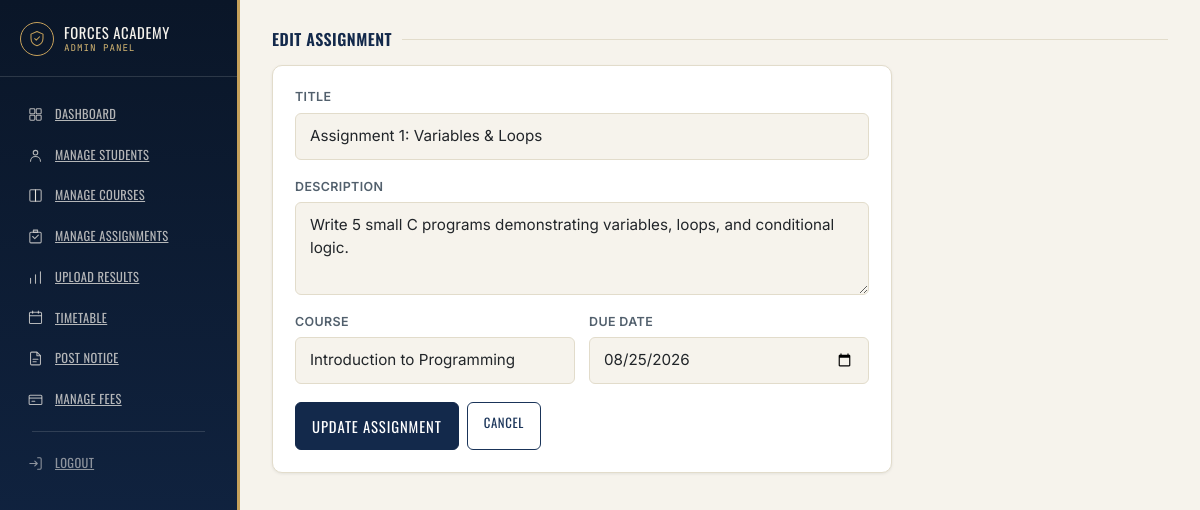
Screenshot of /admin/edit_assignment.php?id=1 (signed in) with the database file from the repository.
### tables this page shows
CREATE TABLE IF NOT EXISTS assignments (
    id INT AUTO_INCREMENT PRIMARY KEY,
    title VARCHAR(200) NOT NULL,
    description TEXT,
    course_id INT NOT NULL,
    due_date DATE,
    created_at TIMESTAMP DEFAULT CURRENT_TIMESTAMP,
    FOREIGN KEY (course_id) REFERENCES courses(id) ON DELETE CASCADE
);

CREATE TABLE IF NOT EXISTS courses (
    id INT AUTO_INCREMENT PRIMARY KEY,
    course_name VARCHAR(150) NOT NULL,
    description TEXT,
    teacher_name VARCHAR(100),
    created_at TIMESTAMP DEFAULT CURRENT_TIMESTAMP
);

### admin/edit_assignment.php (the view, shortened to what this page needs)
<?php
$assignmentId = isset($_GET['id']) ? (int) $_GET['id'] : 0;
$stmt = mysqli_prepare($conn, "SELECT id, title, description, course_id, due_date FROM assignments WHERE id = ?");
mysqli_stmt_bind_param($stmt, "i", $assignmentId);
mysqli_stmt_execute($stmt);
$result = mysqli_stmt_get_result($stmt);
$assignment = mysqli_fetch_assoc($result);
$courses = [];
$result = mysqli_query($conn, "SELECT id, course_name FROM courses ORDER BY course_name ASC");
if ($result) {
    while ($row = mysqli_fetch_assoc($result)) {
        $courses[] = $row;
    }
}
?>
<!DOCTYPE html>
<html lang="en">
<head>
    <link href="https://cdn.jsdelivr.net/npm/bootstrap@5.3.7/dist/css/bootstrap.min.css" rel="stylesheet">
    <link rel="stylesheet" href="../css/style.css">
</head>
<body>
<div class="fa-shell">
    <?php include 'includes/sidebar.php'; ?>
    <main class="fa-main">
        <h3 class="fa-section-title">Edit Assignment</h3>
        <div class="fa-panel" style="max-width: 620px;">
            <form action="actions/save_assignment.php" method="POST">
                <div class="fa-field">
                    <label>Title</label>
                    <input type="text" name="title" class="form-control fa-input"
                           value="<?php echo htmlspecialchars($assignment['title']); ?>" required>
                </div>
                <div class="fa-field">
                    <label>Description</label>
                    <textarea name="description" class="form-control fa-input" rows="3" required><?php echo htmlspecialchars($assignment['description']); ?></textarea>
                </div>
                <div class="fa-row-2">
                    <div class="fa-field">
                        <label>Course</label>
                        <select name="course_id" class="form-control fa-input" required>
                            <?php foreach ($courses as $c): ?>
                                <option value="<?php echo $c['id']; ?>" <?php echo ($c['id'] == $assignment['course_id']) ? 'selected' : ''; ?>>
                                    <?php echo htmlspecialchars($c['course_name']); ?>
                                </option>
                            <?php endforeach; ?>
                        </select>
                    </div>
                    <div class="fa-field">
                        <label>Due Date</label>
                        <input type="date" name="due_date" class="form-control fa-input"
                               value="<?php echo htmlspecialchars($assignment['due_date']); ?>" required>
                    </div>
                </div>
                <div class="d-flex gap-2">
                    <button type="submit" class="btn fa-btn-primary">Update Assignment</button>
                    <a href="assignments.php" class="btn fa-btn-outline">Cancel</a>
                </div>
            </form>
        </div>
    </main>
</div>
</body>
</html>

### css/style.css (style rules this page uses)
:root { --navy-950: #0a1628; --navy-800: #13294b; --navy-700: #1a3459; --navy-600: #1f3f66; --brass-400: #d4b672; --brass-500: #c6a15b; --brass-600: #b08d3e; --parchment-50: #f6f3ec; --parchment-100: #efe9db; --ink-900: #101820; --slate-600: #52606d; --slate-400: #8a97a3; --hairline: #e2dccb; --success-600: #2f6f4e; --success-50: #eaf4ee; --danger-600: #a6303b; --danger-50: #fbeaec; --font-display: 'Oswald', 'Arial Narrow', sans-serif; --font-body: 'Inter', -apple-system, BlinkMacSystemFont, 'Segoe UI', sans-serif; --font-mono: 'JetBrains Mono', 'SFMono-Regular', Consolas, monospace; --radius-sm: 6px; --radius-md: 10px; --radius-lg: 16px; --shadow-card: 0 1px 2px rgba(10, 22, 40, 0.06), 0 12px 32px -12px rgba(10, 22, 40, 0.18); --shadow-soft: 0 1px 3px rgba(10, 22, 40, 0.08); --ease: cubic-bezier(0.2, 0.7, 0.3, 1); }
* { box-sizing: border-box; }
body { font-family: var(--font-body); color: var(--ink-900); background: var(--parchment-50); -webkit-font-smoothing: antialiased; }
h1, h2, h3, h4, .fa-display { font-family: var(--font-display); text-transform: uppercase; letter-spacing: 0.03em; font-weight: 600; }
a { color: var(--navy-700); }
.fa-field label { font-size: 0.78rem; font-weight: 600; letter-spacing: 0.03em; text-transform: uppercase; color: var(--slate-600); margin-bottom: 6px; display: block; }
.fa-field { margin-bottom: 18px; }
.form-control.fa-input { border: 1.5px solid var(--hairline); border-radius: var(--radius-sm); padding: 11px 14px; font-size: 0.95rem; background: var(--parchment-50); transition: border-color 0.15s var(--ease), box-shadow 0.15s var(--ease), background 0.15s var(--ease); }
.fa-row-2 { display: grid; grid-template-columns: 1fr 1fr; gap: 14px; }
.btn.fa-btn-primary { background: var(--navy-800); border: 1.5px solid var(--navy-800); color: #fff; font-family: var(--font-display); text-transform: uppercase; letter-spacing: 0.06em; font-size: 0.92rem; padding: 12px 16px; border-radius: var(--radius-sm); transition: background 0.15s var(--ease), transform 0.05s var(--ease), border-color 0.15s var(--ease); }
.fa-section-title { font-size: 1rem; color: var(--navy-800); margin: 0 0 16px; display: flex; align-items: center; gap: 10px; }
.fa-section-title::after { content: ""; flex: 1; height: 1px; background: var(--hairline); }
.fa-shell { display: flex; min-height: 100vh; }
.fa-main { margin-left: 240px; width: calc(100% - 240px); padding: 30px 32px 56px; }
.fa-panel { background: #fff; border: 1px solid var(--hairline); border-radius: var(--radius-md); padding: 22px; box-shadow: var(--shadow-soft); }
.btn.fa-btn-outline { background: transparent; border: 1.5px solid var(--navy-700); color: var(--navy-700); font-family: var(--font-display); text-transform: uppercase; letter-spacing: 0.05em; font-size: 0.8rem; padding: 10px 16px; border-radius: var(--radius-sm); transition: background 0.15s var(--ease), color 0.15s var(--ease); }
html, body { overflow-x: hidden; max-width: 100%; }
.form-control.fa-input { transition: border-color 0.18s var(--ease), box-shadow 0.18s var(--ease), background 0.18s var(--ease), transform 0.12s var(--ease); }
.btn.fa-btn-primary, .btn.fa-btn-outline, .btn.fa-btn-danger, .btn.fa-btn-logout { transition: background 0.18s var(--ease), color 0.18s var(--ease), border-color 0.18s var(--ease), transform 0.12s var(--ease), box-shadow 0.18s var(--ease); }

### rows the page displays
assignments: title "Assignment 1: Variables & Loops", description "Write 5 small C programs demonstrating variables, loops, and conditional logic.", course_id "Introduction to Programming", due_date "08/25/2026"
